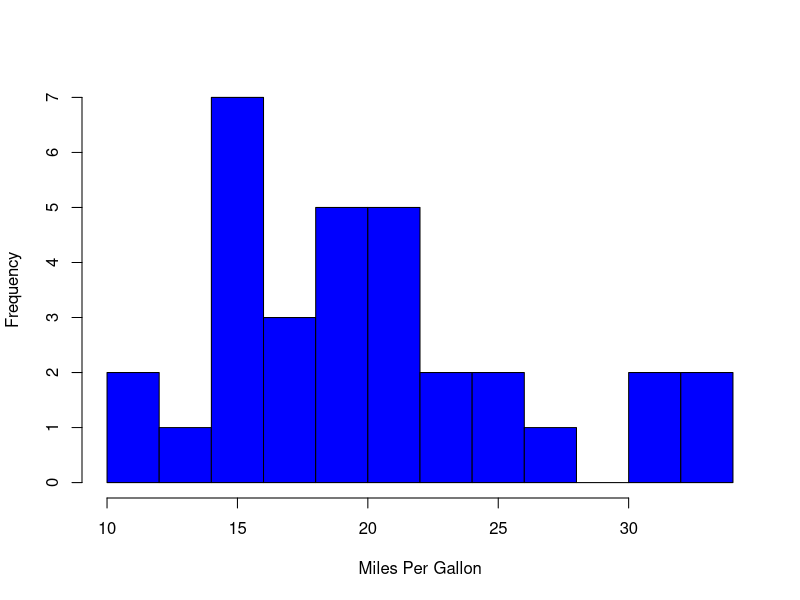
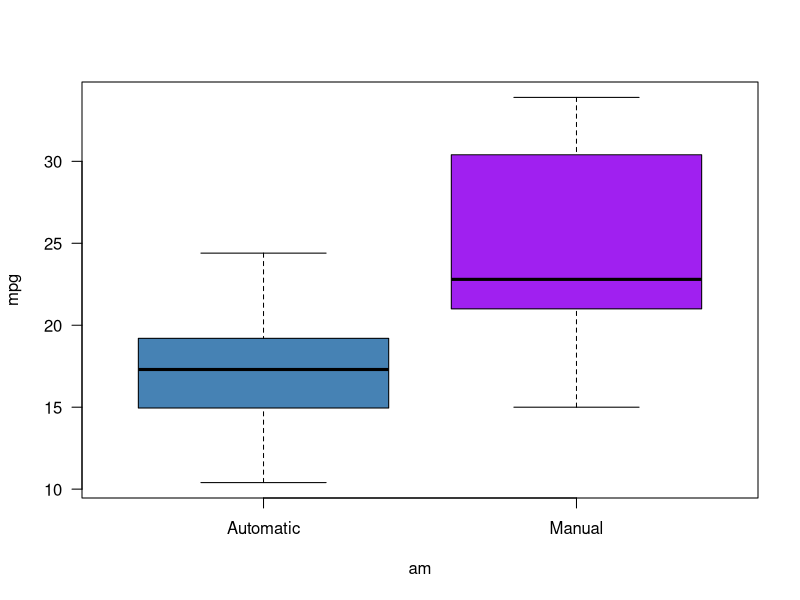
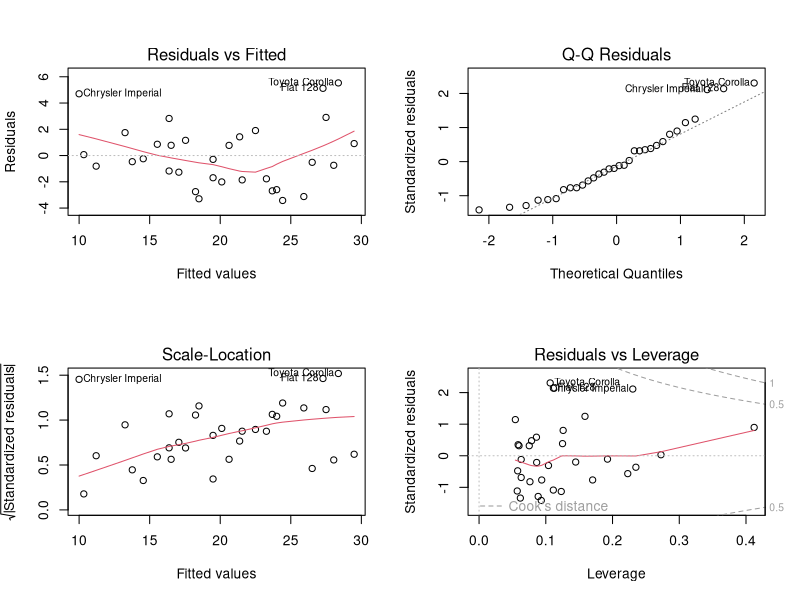

Generate these figures, in order, with R:
## ---- chunk 1
data(mtcars)

## ---- chunk 2
mtcars$am <- as.factor(mtcars$am)
levels(mtcars$am) <- c("Auto", "Manual")
## ---- chunk 3
aggregate(mpg~am, data = mtcars, mean)
## ---- chunk 4
simple <- lm(mpg~am, data = mtcars)
multivar <- lm(mpg~am + wt + hp, data = mtcars)
anova(simple, multivar)
## ---- chunk 5
str(mtcars)
## ---- chunk 6

hist(mtcars$mpg, breaks=10, col="blue", border = "black", xlab="Miles Per Gallon",
   main="")

## ---- chunk 7
simple <- lm(mpg~am, data = mtcars)
multivar <- lm(mpg~am + wt + hp, data = mtcars)
anova(simple, multivar)
## ---- chunk 8

boxplot(mpg ~ am, data = mtcars, col=c("steelblue","purple"),names = c("Automatic", "Manual"),las=1, font.lab=2)
## ---- chunk 9
simple <- lm(mpg~am, data = mtcars)
summary(simple)
## ---- chunk 10
t.test(mpg ~ am, data = mtcars)
## ---- chunk 11
complete.model <- lm(mpg ~ ., data = mtcars)
significant.model <- step(complete.model, direction="backward", k=2, trace=0) 
summary(significant.model)
## ---- chunk 12
par(mfrow = c(2,2))
plot(multivar)
